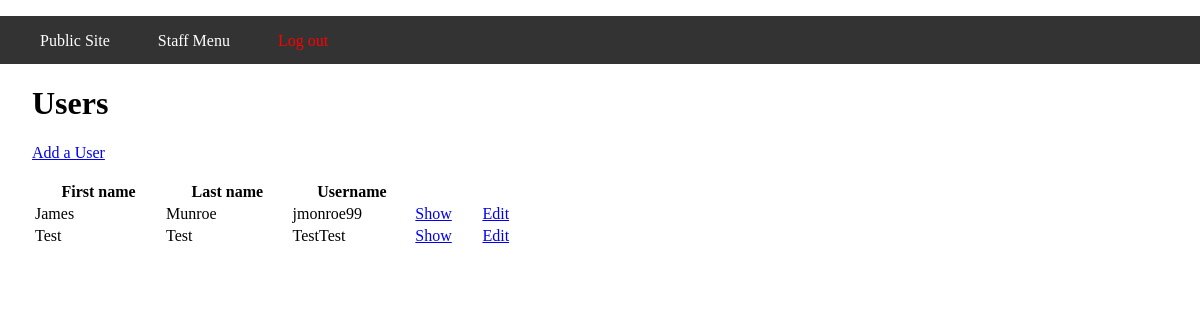
/globitek/public/staff/users/index.php (signed in), run on the app's committed database.
### tables this page shows
CREATE TABLE `users` (
  `id` int(11) NOT NULL AUTO_INCREMENT,
  `first_name` varchar(255) DEFAULT NULL,
  `last_name` varchar(255) DEFAULT NULL,
  `email` varchar(255) DEFAULT NULL,
  `username` varchar(255) DEFAULT NULL,
  `password` varchar(255) DEFAULT NULL,
  `created_at` datetime DEFAULT NULL,
  PRIMARY KEY (`id`)
);

### globitek/private/query_functions.php (called while the page is built, shortened)
<?php
  function find_all_users() {
    global $db;
    $sql = "SELECT * FROM users ";
    $sql .= "ORDER BY last_name ASC, first_name ASC;";
    $users_result = db_query($db, $sql);
    return $users_result;
  }
?>

### globitek/private/database.php (called while the page is built, shortened)
<?php
  function db_query($connection, $sql) {
    $result_set = mysqli_query($connection, $sql);
    return $result_set;
  }
  function db_fetch_assoc($result_set) {
    return mysqli_fetch_assoc($result_set);
  }
?>

### globitek/private/functions.php (called while the page is built, shortened)
<?php
  function h($string="") {
    return htmlspecialchars($string);
  }
  function u($string="") {
    return urlencode($string);
  }
?>

### globitek/public/staff/users/index.php (the view, shortened to what this page needs)
<div id="main-content">
  <h1>Users</h1>
  <a href="new.php">Add a User</a><br />
  <br />
  <?php
    $users_result = find_all_users();
    echo "<table id=\"users\" style=\"width: 500px;\">";
    echo "<tr>";
    echo "<th>First name</th>";
    echo "<th>Last name</th>";
    echo "<th>Username</th>";
    echo "<th></th>";
    echo "<th></th>";
    echo "</tr>";
    while($user = db_fetch_assoc($users_result)) {
      echo "<tr>";
      echo "<td>" . h($user['first_name']) . "</td>";
      echo "<td>" . h($user['last_name']) . "</td>";
      echo "<td>" . h($user['username']) . "</td>";
      echo "<td>";
      echo "<a href=\"show.php?id=" . h(u($user['id'])) . "\">Show</a>";
      echo "</td>";
      echo "<td>";
      echo "<a href=\"edit.php?id=" . h(u($user['id'])) . "\">Edit</a>";
      echo "</td>";
      echo "</tr>";
    }
    echo "</table>";
  ?>
</div>
<?php include(SHARED_PATH . '/footer.php'); ?>

### globitek/private/shared/header.php (style rules this page uses)
html, body { margin: 0; padding: 0; height: 100%; width: 100%; }
#main-content { padding: 0 2em; }

### data on the page
users: first_name "James", last_name "Munroe", username "jmonroe99"
users: first_name "Test", last_name "Test", username "TestTest"
